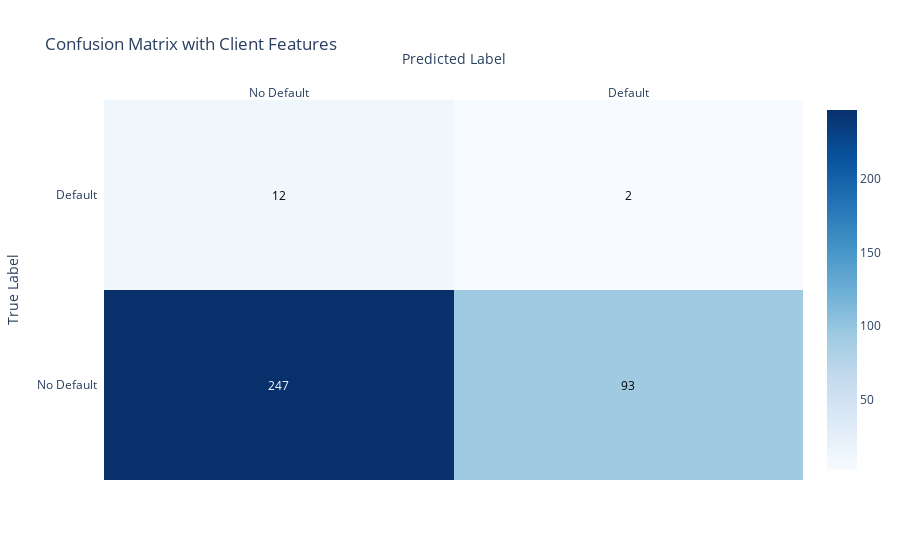

The cell this chart's notebook holds for it:
### Code cell
# Plot updated confusion matrix
cm = confusion_matrix(y_test, y_pred, labels=[0, 1])
labels_plot = ["No Default", "Default"]
fig = ff.create_annotated_heatmap(
    z=cm,
    x=labels_plot,
    y=labels_plot,
    colorscale='Blues',
    showscale=True,
    annotation_text=[[str(cell) for cell in row] for row in cm],
    hoverinfo="z"
)
fig.update_layout(
    title="Confusion Matrix with Client Features",
    xaxis_title="Predicted Label",
    yaxis_title="True Label"
)
fig.show()

### Figure 1 — Plotly figure (JSON) as saved in the notebook; plotly's stock layout.template omitted (floating-point values rounded to 4 significant figures)
{"data": [{"colorscale": [[0, "rgb(247,251,255)"], [0.125, "rgb(222,235,247)"], [0.25, "rgb(198,219,239)"], [0.375, "rgb(158,202,225)"], [0.5, "rgb(107,174,214)"], [0.625, "rgb(66,146,198)"], [0.75, "rgb(33,113,181)"], [0.875, "rgb(8,81,156)"], [1, "rgb(8,48,107)"]], "hoverinfo": "z", "reversescale": false, "showscale": true, "type": "heatmap", "x": ["No Default", "Default"], "y": ["No Default", "Default"], "z": [[247, 93], [12, 2]]}], "layout": {"annotations": [{"font": {"color": "#FFFFFF"}, "showarrow": false, "text": "247", "x": "No Default", "xref": "x", "y": "No Default", "yref": "y"}, {"font": {"color": "#000000"}, "showarrow": false, "text": "93", "x": "Default", "xref": "x", "y": "No Default", "yref": "y"}, {"font": {"color": "#000000"}, "showarrow": false, "text": "12", "x": "No Default", "xref": "x", "y": "Default", "yref": "y"}, {"font": {"color": "#000000"}, "showarrow": false, "text": "2", "x": "Default", "xref": "x", "y": "Default", "yref": "y"}], "title": {"text": "Confusion Matrix with Client Features"}, "xaxis": {"dtick": 1, "gridcolor": "rgb(0, 0, 0)", "side": "top", "ticks": "", "title": {"text": "Predicted Label"}}, "yaxis": {"dtick": 1, "ticks": "", "ticksuffix": "  ", "title": {"text": "True Label"}}}}
